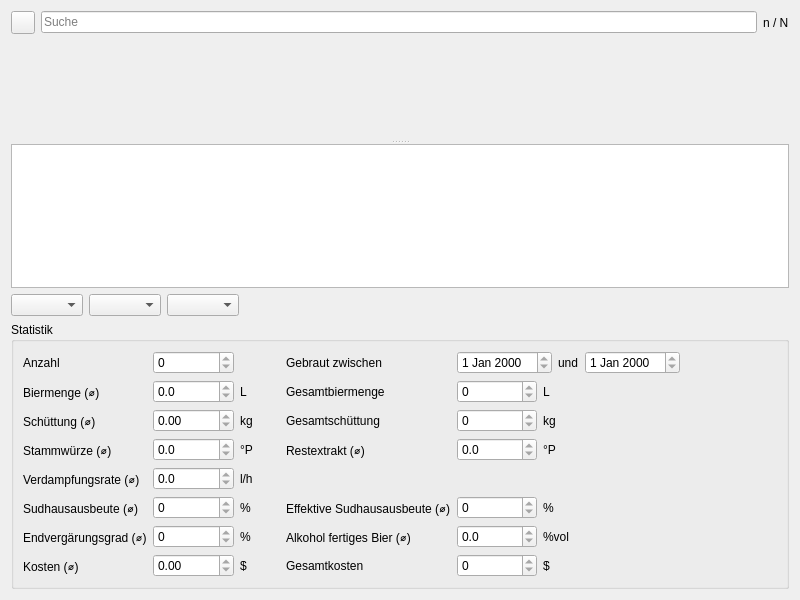
<?xml version="1.0" encoding="UTF-8"?>
<ui version="4.0">
 <class>DlgBrauUebersicht</class>
 <widget class="QDialog" name="DlgBrauUebersicht">
  <property name="geometry">
   <rect>
    <x>0</x>
    <y>0</y>
    <width>800</width>
    <height>600</height>
   </rect>
  </property>
  <property name="windowTitle">
   <string>Brauübersicht</string>
  </property>
  <property name="windowIcon">
   <iconset theme="brauuebersicht"/>
  </property>
  <layout class="QVBoxLayout" name="verticalLayout">
   <item>
    <layout class="QHBoxLayout" name="horizontalLayoutFilter">
     <item>
      <widget class="FilterButtonSud" name="btnFilter">
       <property name="icon">
        <iconset theme="filter"/>
       </property>
      </widget>
     </item>
     <item>
      <widget class="LineEdit" name="tbFilter">
       <property name="toolTip">
        <string>&lt;html&gt;&lt;head/&gt;&lt;body&gt;&lt;p&gt;&lt;span style=&quot; font-weight:600;&quot;&gt;Textfilter&lt;/span&gt; für die Sudsuche. Gesucht wird in den Feldern &lt;span style=&quot; font-weight:600;&quot;&gt;Sudname&lt;/span&gt;, &lt;span style=&quot; font-weight:600;&quot;&gt;Kommentar&lt;/span&gt;, &lt;span style=&quot; font-weight:600;&quot;&gt;Malz&lt;/span&gt;, &lt;span style=&quot; font-weight:600;&quot;&gt;Hopfen&lt;/span&gt;, &lt;span style=&quot; font-weight:600;&quot;&gt;Hefe&lt;/span&gt;, &lt;span style=&quot; font-weight:600;&quot;&gt;Zusätze&lt;/span&gt; und &lt;span style=&quot; font-weight:600;&quot;&gt;Tags&lt;/span&gt;.&lt;/p&gt;&lt;/body&gt;&lt;/html&gt;</string>
       </property>
       <property name="text">
        <string/>
       </property>
       <property name="placeholderText">
        <string>Suche</string>
       </property>
       <property name="clearButtonEnabled">
        <bool>true</bool>
       </property>
      </widget>
     </item>
     <item>
      <widget class="QLabel" name="lblFilter">
       <property name="text">
        <string notr="true">n / N</string>
       </property>
      </widget>
     </item>
    </layout>
   </item>
   <item>
    <widget class="QSplitter" name="splitter">
     <property name="orientation">
      <enum>Qt::Orientation::Vertical</enum>
     </property>
     <property name="childrenCollapsible">
      <bool>false</bool>
     </property>
     <widget class="Chart3" name="diagram" native="true">
      <property name="sizePolicy">
       <sizepolicy hsizetype="Expanding" vsizetype="Expanding">
        <horstretch>0</horstretch>
        <verstretch>0</verstretch>
       </sizepolicy>
      </property>
      <property name="minimumSize">
       <size>
        <width>0</width>
        <height>100</height>
       </size>
      </property>
     </widget>
     <widget class="TableView" name="table">
      <property name="minimumSize">
       <size>
        <width>0</width>
        <height>100</height>
       </size>
      </property>
      <property name="contextMenuPolicy">
       <enum>Qt::ContextMenuPolicy::CustomContextMenu</enum>
      </property>
      <property name="editTriggers">
       <set>QAbstractItemView::EditTrigger::NoEditTriggers</set>
      </property>
      <property name="alternatingRowColors">
       <bool>true</bool>
      </property>
      <property name="selectionMode">
       <enum>QAbstractItemView::SelectionMode::SingleSelection</enum>
      </property>
      <property name="selectionBehavior">
       <enum>QAbstractItemView::SelectionBehavior::SelectRows</enum>
      </property>
      <property name="wordWrap">
       <bool>false</bool>
      </property>
      <attribute name="verticalHeaderVisible">
       <bool>false</bool>
      </attribute>
      <attribute name="verticalHeaderDefaultSectionSize">
       <number>20</number>
      </attribute>
     </widget>
    </widget>
   </item>
   <item>
    <layout class="QHBoxLayout" name="horizontalLayout_2">
     <item>
      <widget class="ComboBox" name="cbAuswahlL1">
       <property name="toolTip">
        <string>&lt;html&gt;&lt;head/&gt;&lt;body&gt;&lt;p&gt;Hier kann ein &lt;span style=&quot; font-weight:600;&quot;&gt;erster Parameter &lt;/span&gt;gewählt werden, welcher im Zeitdiagramm dargestellt wird.&lt;/p&gt;&lt;/body&gt;&lt;/html&gt;</string>
       </property>
      </widget>
     </item>
     <item>
      <widget class="ComboBox" name="cbAuswahlL2">
       <property name="toolTip">
        <string>&lt;html&gt;&lt;head/&gt;&lt;body&gt;&lt;p&gt;Hier kann ein &lt;span style=&quot; font-weight:600;&quot;&gt;zweiter Parameter &lt;/span&gt;gewählt werden, welcher im Zeitdiagramm dargestellt wird.&lt;/p&gt;&lt;/body&gt;&lt;/html&gt;</string>
       </property>
      </widget>
     </item>
     <item>
      <widget class="ComboBox" name="cbAuswahlL3">
       <property name="toolTip">
        <string>&lt;html&gt;&lt;head/&gt;&lt;body&gt;&lt;p&gt;Hier kann ein &lt;span style=&quot; font-weight:600;&quot;&gt;dritter Parameter &lt;/span&gt;gewählt werden, welcher im Zeitdiagramm dargestellt wird.&lt;/p&gt;&lt;p&gt;Damit können Vorlieben für bestimmte Bierstile über die Zeitleiste oder die Optimierung der Sudhausausbeute auf der Anlage graphisch aufbereitet dargestellt werden. So sagt etwas ein gleichmäßiger Graph viel über Routine auf der Brauanlage aus, während Ausschläge ein Hinweis darauf sind, dass der Brauprozess an einigen Stellen noch optimiert werden kann.&lt;/p&gt;&lt;/body&gt;&lt;/html&gt;</string>
       </property>
      </widget>
     </item>
     <item>
      <spacer name="horizontalSpacer">
       <property name="orientation">
        <enum>Qt::Orientation::Horizontal</enum>
       </property>
       <property name="sizeHint" stdset="0">
        <size>
         <width>40</width>
         <height>20</height>
        </size>
       </property>
      </spacer>
     </item>
    </layout>
   </item>
   <item>
    <widget class="QGroupBox" name="groupBox">
     <property name="title">
      <string>Statistik</string>
     </property>
     <layout class="QGridLayout" name="gridLayout_2">
      <item row="9" column="0">
       <widget class="QLabel" name="lblKosten">
        <property name="text">
         <string>Kosten (⌀)</string>
        </property>
       </widget>
      </item>
      <item row="6" column="3">
       <widget class="QLabel" name="label_14">
        <property name="text">
         <string>Effektive Sudhausausbeute (⌀)</string>
        </property>
       </widget>
      </item>
      <item row="9" column="2">
       <widget class="QLabel" name="lblKostenEinheit">
        <property name="text">
         <string notr="true">$</string>
        </property>
       </widget>
      </item>
      <item row="1" column="1">
       <widget class="DoubleSpinBox" name="tbMenge">
        <property name="minimumSize">
         <size>
          <width>80</width>
          <height>0</height>
         </size>
        </property>
        <property name="readOnly">
         <bool>true</bool>
        </property>
        <property name="showGroupSeparator" stdset="0">
         <bool>true</bool>
        </property>
        <property name="decimals">
         <number>1</number>
        </property>
        <property name="maximum">
         <double>99999.000000000000000</double>
        </property>
       </widget>
      </item>
      <item row="2" column="4">
       <widget class="DoubleSpinBox" name="tbGesamtschuettung">
        <property name="minimumSize">
         <size>
          <width>80</width>
          <height>0</height>
         </size>
        </property>
        <property name="readOnly">
         <bool>true</bool>
        </property>
        <property name="showGroupSeparator" stdset="0">
         <bool>true</bool>
        </property>
        <property name="decimals">
         <number>0</number>
        </property>
        <property name="maximum">
         <double>9999999.000000000000000</double>
        </property>
       </widget>
      </item>
      <item row="4" column="3">
       <widget class="QLabel" name="label_17">
        <property name="text">
         <string>Restextrakt (⌀)</string>
        </property>
       </widget>
      </item>
      <item row="8" column="2">
       <widget class="QLabel" name="label_25">
        <property name="text">
         <string notr="true">%</string>
        </property>
       </widget>
      </item>
      <item row="6" column="0">
       <widget class="QLabel" name="label_13">
        <property name="text">
         <string>Sudhausausbeute (⌀)</string>
        </property>
       </widget>
      </item>
      <item row="9" column="1">
       <widget class="DoubleSpinBox" name="tbKosten">
        <property name="minimumSize">
         <size>
          <width>80</width>
          <height>0</height>
         </size>
        </property>
        <property name="readOnly">
         <bool>true</bool>
        </property>
        <property name="showGroupSeparator" stdset="0">
         <bool>true</bool>
        </property>
        <property name="maximum">
         <double>99999.000000000000000</double>
        </property>
       </widget>
      </item>
      <item row="2" column="3">
       <widget class="QLabel" name="label_7">
        <property name="text">
         <string>Gesamtschüttung</string>
        </property>
       </widget>
      </item>
      <item row="4" column="1">
       <widget class="DoubleSpinBox" name="tbStammwuerze">
        <property name="minimumSize">
         <size>
          <width>80</width>
          <height>0</height>
         </size>
        </property>
        <property name="readOnly">
         <bool>true</bool>
        </property>
        <property name="decimals">
         <number>1</number>
        </property>
       </widget>
      </item>
      <item row="8" column="1">
       <widget class="DoubleSpinBox" name="tbEndvergaerungsgrad">
        <property name="minimumSize">
         <size>
          <width>80</width>
          <height>0</height>
         </size>
        </property>
        <property name="readOnly">
         <bool>true</bool>
        </property>
        <property name="decimals">
         <number>0</number>
        </property>
       </widget>
      </item>
      <item row="2" column="2">
       <widget class="QLabel" name="label_27">
        <property name="minimumSize">
         <size>
          <width>40</width>
          <height>0</height>
         </size>
        </property>
        <property name="text">
         <string notr="true">kg</string>
        </property>
       </widget>
      </item>
      <item row="4" column="2">
       <widget class="QLabel" name="label_20">
        <property name="text">
         <string notr="true">°P</string>
        </property>
       </widget>
      </item>
      <item row="8" column="0">
       <widget class="QLabel" name="label_18">
        <property name="text">
         <string>Endvergärungsgrad (⌀)</string>
        </property>
       </widget>
      </item>
      <item row="1" column="6">
       <spacer name="horizontalSpacer_2">
        <property name="orientation">
         <enum>Qt::Orientation::Horizontal</enum>
        </property>
        <property name="sizeHint" stdset="0">
         <size>
          <width>40</width>
          <height>20</height>
         </size>
        </property>
       </spacer>
      </item>
      <item row="8" column="5">
       <widget class="QLabel" name="label_26">
        <property name="text">
         <string notr="true">%vol</string>
        </property>
       </widget>
      </item>
      <item row="4" column="0">
       <widget class="QLabel" name="label_12">
        <property name="text">
         <string>Stammwürze (⌀)</string>
        </property>
       </widget>
      </item>
      <item row="4" column="5">
       <widget class="QLabel" name="label_24">
        <property name="text">
         <string notr="true">°P</string>
        </property>
       </widget>
      </item>
      <item row="1" column="3">
       <widget class="QLabel" name="label_4">
        <property name="text">
         <string>Gesamtbiermenge</string>
        </property>
       </widget>
      </item>
      <item row="4" column="4">
       <widget class="DoubleSpinBox" name="tbRestextrakt">
        <property name="minimumSize">
         <size>
          <width>80</width>
          <height>0</height>
         </size>
        </property>
        <property name="readOnly">
         <bool>true</bool>
        </property>
        <property name="decimals">
         <number>1</number>
        </property>
       </widget>
      </item>
      <item row="2" column="1">
       <widget class="DoubleSpinBox" name="tbSchuettung">
        <property name="minimumSize">
         <size>
          <width>80</width>
          <height>0</height>
         </size>
        </property>
        <property name="readOnly">
         <bool>true</bool>
        </property>
        <property name="showGroupSeparator" stdset="0">
         <bool>true</bool>
        </property>
        <property name="maximum">
         <double>99999.000000000000000</double>
        </property>
       </widget>
      </item>
      <item row="6" column="2">
       <widget class="QLabel" name="label_21">
        <property name="text">
         <string notr="true">%</string>
        </property>
       </widget>
      </item>
      <item row="8" column="3">
       <widget class="QLabel" name="label_16">
        <property name="text">
         <string>Alkohol fertiges Bier (⌀)</string>
        </property>
       </widget>
      </item>
      <item row="6" column="1">
       <widget class="DoubleSpinBox" name="tbSudhausaubeute">
        <property name="minimumSize">
         <size>
          <width>80</width>
          <height>0</height>
         </size>
        </property>
        <property name="readOnly">
         <bool>true</bool>
        </property>
        <property name="decimals">
         <number>0</number>
        </property>
       </widget>
      </item>
      <item row="8" column="4">
       <widget class="DoubleSpinBox" name="tbAlkoholgehalt">
        <property name="minimumSize">
         <size>
          <width>80</width>
          <height>0</height>
         </size>
        </property>
        <property name="readOnly">
         <bool>true</bool>
        </property>
        <property name="decimals">
         <number>1</number>
        </property>
       </widget>
      </item>
      <item row="2" column="5">
       <widget class="QLabel" name="label_28">
        <property name="minimumSize">
         <size>
          <width>40</width>
          <height>0</height>
         </size>
        </property>
        <property name="text">
         <string notr="true">kg</string>
        </property>
       </widget>
      </item>
      <item row="1" column="4">
       <widget class="DoubleSpinBox" name="tbGesamtmenge">
        <property name="minimumSize">
         <size>
          <width>80</width>
          <height>0</height>
         </size>
        </property>
        <property name="readOnly">
         <bool>true</bool>
        </property>
        <property name="showGroupSeparator" stdset="0">
         <bool>true</bool>
        </property>
        <property name="decimals">
         <number>0</number>
        </property>
        <property name="maximum">
         <double>9999999.000000000000000</double>
        </property>
       </widget>
      </item>
      <item row="9" column="4">
       <widget class="DoubleSpinBox" name="tbGesamtkosten">
        <property name="minimumSize">
         <size>
          <width>80</width>
          <height>0</height>
         </size>
        </property>
        <property name="readOnly">
         <bool>true</bool>
        </property>
        <property name="showGroupSeparator" stdset="0">
         <bool>true</bool>
        </property>
        <property name="decimals">
         <number>0</number>
        </property>
        <property name="maximum">
         <double>9999999.000000000000000</double>
        </property>
       </widget>
      </item>
      <item row="2" column="0">
       <widget class="QLabel" name="label_6">
        <property name="text">
         <string>Schüttung (⌀)</string>
        </property>
       </widget>
      </item>
      <item row="1" column="0">
       <widget class="QLabel" name="label_2">
        <property name="text">
         <string>Biermenge (⌀)</string>
        </property>
       </widget>
      </item>
      <item row="6" column="4">
       <widget class="DoubleSpinBox" name="tbEffSudhausausbeute">
        <property name="minimumSize">
         <size>
          <width>80</width>
          <height>0</height>
         </size>
        </property>
        <property name="readOnly">
         <bool>true</bool>
        </property>
        <property name="decimals">
         <number>0</number>
        </property>
       </widget>
      </item>
      <item row="9" column="3">
       <widget class="QLabel" name="lblGesamtkosten">
        <property name="text">
         <string>Gesamtkosten</string>
        </property>
       </widget>
      </item>
      <item row="9" column="5">
       <widget class="QLabel" name="lblGesamtkostenEinheit">
        <property name="text">
         <string notr="true">$</string>
        </property>
       </widget>
      </item>
      <item row="1" column="2">
       <widget class="QLabel" name="label_5">
        <property name="minimumSize">
         <size>
          <width>40</width>
          <height>0</height>
         </size>
        </property>
        <property name="text">
         <string notr="true">L</string>
        </property>
       </widget>
      </item>
      <item row="6" column="5">
       <widget class="QLabel" name="label_22">
        <property name="text">
         <string notr="true">%</string>
        </property>
       </widget>
      </item>
      <item row="1" column="5">
       <widget class="QLabel" name="label_9">
        <property name="minimumSize">
         <size>
          <width>40</width>
          <height>0</height>
         </size>
        </property>
        <property name="text">
         <string notr="true">L</string>
        </property>
       </widget>
      </item>
      <item row="5" column="0">
       <widget class="QLabel" name="label_15">
        <property name="text">
         <string>Verdampfungsrate (⌀)</string>
        </property>
       </widget>
      </item>
      <item row="5" column="1">
       <widget class="DoubleSpinBox" name="tbVerdampfungsrate">
        <property name="minimumSize">
         <size>
          <width>80</width>
          <height>0</height>
         </size>
        </property>
        <property name="readOnly">
         <bool>true</bool>
        </property>
        <property name="decimals">
         <number>1</number>
        </property>
       </widget>
      </item>
      <item row="5" column="2">
       <widget class="QLabel" name="label_23">
        <property name="text">
         <string notr="true">l/h</string>
        </property>
       </widget>
      </item>
      <item row="0" column="4" colspan="3">
       <layout class="QHBoxLayout" name="horizontalLayout">
        <item>
         <widget class="DateEdit" name="tbDatumVon">
          <property name="minimumSize">
           <size>
            <width>80</width>
            <height>0</height>
           </size>
          </property>
          <property name="readOnly">
           <bool>true</bool>
          </property>
         </widget>
        </item>
        <item>
         <widget class="QLabel" name="label_11">
          <property name="text">
           <string>und</string>
          </property>
         </widget>
        </item>
        <item>
         <widget class="DateEdit" name="tbDatumBis">
          <property name="minimumSize">
           <size>
            <width>80</width>
            <height>0</height>
           </size>
          </property>
          <property name="readOnly">
           <bool>true</bool>
          </property>
         </widget>
        </item>
        <item>
         <spacer name="horizontalSpacer_3">
          <property name="orientation">
           <enum>Qt::Orientation::Horizontal</enum>
          </property>
          <property name="sizeHint" stdset="0">
           <size>
            <width>40</width>
            <height>20</height>
           </size>
          </property>
         </spacer>
        </item>
       </layout>
      </item>
      <item row="0" column="3">
       <widget class="QLabel" name="label">
        <property name="text">
         <string>Gebraut zwischen</string>
        </property>
       </widget>
      </item>
      <item row="0" column="0">
       <widget class="QLabel" name="label_3">
        <property name="text">
         <string>Anzahl</string>
        </property>
       </widget>
      </item>
      <item row="0" column="1">
       <widget class="SpinBox" name="tbAnzahl">
        <property name="minimumSize">
         <size>
          <width>80</width>
          <height>0</height>
         </size>
        </property>
        <property name="readOnly">
         <bool>true</bool>
        </property>
       </widget>
      </item>
     </layout>
    </widget>
   </item>
  </layout>
 </widget>
 <customwidgets>
  <customwidget>
   <class>LineEdit</class>
   <extends>QLineEdit</extends>
   <header>widgets/lineedit.h</header>
  </customwidget>
  <customwidget>
   <class>DoubleSpinBox</class>
   <extends>QDoubleSpinBox</extends>
   <header>widgets/doublespinbox.h</header>
  </customwidget>
  <customwidget>
   <class>TableView</class>
   <extends>QTableView</extends>
   <header>widgets/tableview.h</header>
  </customwidget>
  <customwidget>
   <class>ComboBox</class>
   <extends>QComboBox</extends>
   <header>widgets/combobox.h</header>
  </customwidget>
  <customwidget>
   <class>SpinBox</class>
   <extends>QSpinBox</extends>
   <header>widgets/spinbox.h</header>
  </customwidget>
  <customwidget>
   <class>DateEdit</class>
   <extends>QDateEdit</extends>
   <header>widgets/dateedit.h</header>
  </customwidget>
  <customwidget>
   <class>FilterButtonSud</class>
   <extends>QToolButton</extends>
   <header>widgets/filterbuttonsud.h</header>
  </customwidget>
  <customwidget>
   <class>Chart3</class>
   <extends>QWidget</extends>
   <header>charts/chart3.h</header>
   <container>1</container>
  </customwidget>
 </customwidgets>
 <tabstops>
  <tabstop>table</tabstop>
  <tabstop>cbAuswahlL1</tabstop>
  <tabstop>cbAuswahlL2</tabstop>
  <tabstop>cbAuswahlL3</tabstop>
 </tabstops>
 <resources/>
 <connections/>
</ui>
